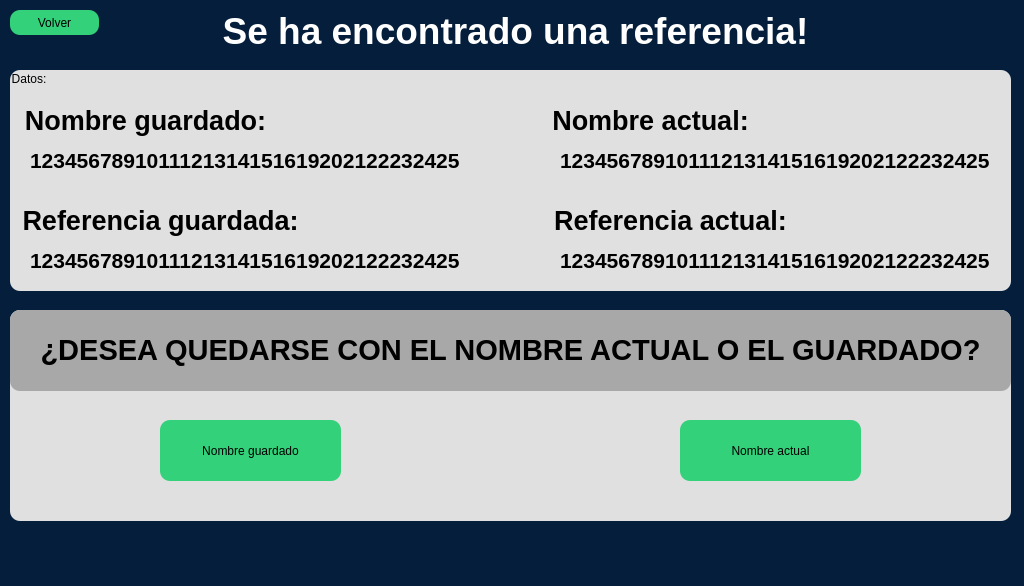
<?xml version="1.0" encoding="UTF-8"?>
<ui version="4.0">
 <class>MainWindow</class>
 <widget class="QMainWindow" name="MainWindow">
  <property name="geometry">
   <rect>
    <x>0</x>
    <y>0</y>
    <width>1024</width>
    <height>586</height>
   </rect>
  </property>
  <property name="windowTitle">
   <string>MainWindow</string>
  </property>
  <property name="styleSheet">
   <string notr="true">background-color: rgb(4, 30, 59);
font: 75 11pt &quot;Ubuntu&quot;;
border-radius: 10px;</string>
  </property>
  <widget class="QWidget" name="centralwidget">
   <widget class="QLabel" name="label_5">
    <property name="geometry">
     <rect>
      <x>0</x>
      <y>10</y>
      <width>1031</width>
      <height>41</height>
     </rect>
    </property>
    <property name="styleSheet">
     <string notr="true">font: 75 16pt &quot;Ubuntu&quot;;</string>
    </property>
    <property name="text">
     <string>&lt;html&gt;&lt;head/&gt;&lt;body&gt;&lt;p align=&quot;center&quot;&gt;&lt;span style=&quot; font-size:28pt; font-weight:600; color:#ffffff;&quot;&gt;Se ha encontrado una referencia!&lt;/span&gt;&lt;/p&gt;&lt;/body&gt;&lt;/html&gt;</string>
    </property>
   </widget>
   <widget class="QPushButton" name="pushButton">
    <property name="geometry">
     <rect>
      <x>10</x>
      <y>10</y>
      <width>89</width>
      <height>25</height>
     </rect>
    </property>
    <property name="styleSheet">
     <string notr="true">font: 75 11pt &quot;Ubuntu Bold&quot;;
background-color: rgb(51, 209, 122);
border-radius: 10px;</string>
    </property>
    <property name="text">
     <string>Volver</string>
    </property>
   </widget>
   <widget class="QLabel" name="label_7">
    <property name="geometry">
     <rect>
      <x>20</x>
      <y>100</y>
      <width>251</width>
      <height>41</height>
     </rect>
    </property>
    <property name="styleSheet">
     <string notr="true">font: 75 14pt &quot;Ubuntu&quot;;
background-color: rgb(224, 224, 224);</string>
    </property>
    <property name="text">
     <string>&lt;html&gt;&lt;head/&gt;&lt;body&gt;&lt;p align=&quot;center&quot;&gt;&lt;span style=&quot; font-size:20pt; font-weight:600;&quot;&gt;Nombre guardado:&lt;/span&gt;&lt;/p&gt;&lt;/body&gt;&lt;/html&gt;</string>
    </property>
   </widget>
   <widget class="QPushButton" name="pushButton_2">
    <property name="geometry">
     <rect>
      <x>160</x>
      <y>420</y>
      <width>181</width>
      <height>61</height>
     </rect>
    </property>
    <property name="styleSheet">
     <string notr="true">font: 75 11pt &quot;Ubuntu Bold&quot;;
background-color: rgb(51, 209, 122);
border-radius: 10px;</string>
    </property>
    <property name="text">
     <string>Nombre guardado</string>
    </property>
   </widget>
   <widget class="QPushButton" name="pushButton_3">
    <property name="geometry">
     <rect>
      <x>680</x>
      <y>420</y>
      <width>181</width>
      <height>61</height>
     </rect>
    </property>
    <property name="styleSheet">
     <string notr="true">font: 75 11pt &quot;Ubuntu Bold&quot;;
background-color: rgb(51, 209, 122);
border-radius: 10px;</string>
    </property>
    <property name="text">
     <string>Nombre actual</string>
    </property>
   </widget>
   <widget class="QLabel" name="label_10">
    <property name="geometry">
     <rect>
      <x>30</x>
      <y>140</y>
      <width>451</width>
      <height>41</height>
     </rect>
    </property>
    <property name="styleSheet">
     <string notr="true">background-color: rgb(224, 224, 224);font: 75 11pt &quot;Ubuntu&quot;;</string>
    </property>
    <property name="text">
     <string>&lt;html&gt;&lt;head/&gt;&lt;body&gt;&lt;p&gt;&lt;span style=&quot; font-size:16pt; font-weight:600;&quot;&gt;1234567891011121314151619202122232425&lt;/span&gt;&lt;/p&gt;&lt;/body&gt;&lt;/html&gt;</string>
    </property>
   </widget>
   <widget class="QLabel" name="label_11">
    <property name="geometry">
     <rect>
      <x>30</x>
      <y>240</y>
      <width>451</width>
      <height>41</height>
     </rect>
    </property>
    <property name="styleSheet">
     <string notr="true">background-color: rgb(224, 224, 224);
font: 75 11pt &quot;Ubuntu&quot;;</string>
    </property>
    <property name="text">
     <string>&lt;html&gt;&lt;head/&gt;&lt;body&gt;&lt;p&gt;&lt;span style=&quot; font-size:16pt; font-weight:600;&quot;&gt;1234567891011121314151619202122232425&lt;/span&gt;&lt;/p&gt;&lt;/body&gt;&lt;/html&gt;</string>
    </property>
   </widget>
   <widget class="QLabel" name="label_8">
    <property name="geometry">
     <rect>
      <x>20</x>
      <y>200</y>
      <width>281</width>
      <height>41</height>
     </rect>
    </property>
    <property name="styleSheet">
     <string notr="true">font: 75 14pt &quot;Ubuntu&quot;;background-color: rgb(224, 224, 224);</string>
    </property>
    <property name="text">
     <string>&lt;html&gt;&lt;head/&gt;&lt;body&gt;&lt;p align=&quot;center&quot;&gt;&lt;span style=&quot; font-size:20pt; font-weight:600;&quot;&gt;Referencia guardada:&lt;/span&gt;&lt;/p&gt;&lt;/body&gt;&lt;/html&gt;</string>
    </property>
   </widget>
   <widget class="QLabel" name="label_12">
    <property name="geometry">
     <rect>
      <x>560</x>
      <y>240</y>
      <width>451</width>
      <height>41</height>
     </rect>
    </property>
    <property name="styleSheet">
     <string notr="true">background-color: rgb(224, 224, 224);font: 75 11pt &quot;Ubuntu&quot;;</string>
    </property>
    <property name="text">
     <string>&lt;html&gt;&lt;head/&gt;&lt;body&gt;&lt;p&gt;&lt;span style=&quot; font-size:16pt; font-weight:600;&quot;&gt;1234567891011121314151619202122232425&lt;/span&gt;&lt;/p&gt;&lt;/body&gt;&lt;/html&gt;</string>
    </property>
   </widget>
   <widget class="QLabel" name="label_9">
    <property name="geometry">
     <rect>
      <x>410</x>
      <y>200</y>
      <width>521</width>
      <height>41</height>
     </rect>
    </property>
    <property name="styleSheet">
     <string notr="true">background-color: rgb(224, 224, 224);font: 75 14pt &quot;Ubuntu&quot;;</string>
    </property>
    <property name="text">
     <string>&lt;html&gt;&lt;head/&gt;&lt;body&gt;&lt;p align=&quot;center&quot;&gt;&lt;span style=&quot; font-size:20pt; font-weight:600;&quot;&gt;Referencia actual:&lt;/span&gt;&lt;/p&gt;&lt;/body&gt;&lt;/html&gt;</string>
    </property>
   </widget>
   <widget class="QLabel" name="label_13">
    <property name="geometry">
     <rect>
      <x>560</x>
      <y>140</y>
      <width>451</width>
      <height>41</height>
     </rect>
    </property>
    <property name="styleSheet">
     <string notr="true">background-color: rgb(224, 224, 224);font: 75 11pt &quot;Ubuntu&quot;;</string>
    </property>
    <property name="text">
     <string>&lt;html&gt;&lt;head/&gt;&lt;body&gt;&lt;p&gt;&lt;span style=&quot; font-size:16pt; font-weight:600;&quot;&gt;1234567891011121314151619202122232425&lt;/span&gt;&lt;/p&gt;&lt;/body&gt;&lt;/html&gt;</string>
    </property>
   </widget>
   <widget class="QLabel" name="label_14">
    <property name="geometry">
     <rect>
      <x>390</x>
      <y>100</y>
      <width>521</width>
      <height>41</height>
     </rect>
    </property>
    <property name="styleSheet">
     <string notr="true">font: 75 14pt &quot;Ubuntu&quot;;
background-color: rgb(224, 224, 224);</string>
    </property>
    <property name="text">
     <string>&lt;html&gt;&lt;head/&gt;&lt;body&gt;&lt;p align=&quot;center&quot;&gt;&lt;span style=&quot; font-size:20pt; font-weight:600;&quot;&gt;Nombre actual:&lt;/span&gt;&lt;/p&gt;&lt;/body&gt;&lt;/html&gt;</string>
    </property>
   </widget>
   <widget class="QGroupBox" name="groupBox">
    <property name="geometry">
     <rect>
      <x>10</x>
      <y>70</y>
      <width>1001</width>
      <height>221</height>
     </rect>
    </property>
    <property name="styleSheet">
     <string notr="true">background-color: rgb(224, 224, 224);
font: 75 20pt &quot;Ubuntu Bold&quot;;</string>
    </property>
    <property name="title">
     <string>Datos:</string>
    </property>
   </widget>
   <widget class="QGroupBox" name="groupBox_2">
    <property name="geometry">
     <rect>
      <x>10</x>
      <y>310</y>
      <width>1001</width>
      <height>211</height>
     </rect>
    </property>
    <property name="styleSheet">
     <string notr="true">background-color: rgb(224, 224, 224);
font: 75 20pt &quot;Ubuntu Bold&quot;;</string>
    </property>
    <property name="title">
     <string>Datos:</string>
    </property>
    <widget class="QLabel" name="label_6">
     <property name="geometry">
      <rect>
       <x>0</x>
       <y>0</y>
       <width>1001</width>
       <height>81</height>
      </rect>
     </property>
     <property name="styleSheet">
      <string notr="true">font: 75 11pt &quot;Ubuntu&quot;;
background-color: rgb(168, 168, 168);
</string>
     </property>
     <property name="text">
      <string>&lt;html&gt;&lt;head/&gt;&lt;body&gt;&lt;p&gt;&lt;span style=&quot; font-size:22pt; font-weight:600; color:#000000;&quot;&gt;¿DESEA QUEDARSE CON EL NOMBRE ACTUAL O EL GUARDADO?&lt;/span&gt;&lt;/p&gt;&lt;/body&gt;&lt;/html&gt;</string>
     </property>
     <property name="alignment">
      <set>Qt::AlignCenter</set>
     </property>
    </widget>
   </widget>
   <zorder>groupBox_2</zorder>
   <zorder>groupBox</zorder>
   <zorder>label_5</zorder>
   <zorder>pushButton</zorder>
   <zorder>label_7</zorder>
   <zorder>pushButton_2</zorder>
   <zorder>pushButton_3</zorder>
   <zorder>label_10</zorder>
   <zorder>label_11</zorder>
   <zorder>label_8</zorder>
   <zorder>label_12</zorder>
   <zorder>label_9</zorder>
   <zorder>label_13</zorder>
   <zorder>label_14</zorder>
  </widget>
  <widget class="QMenuBar" name="menubar">
   <property name="geometry">
    <rect>
     <x>0</x>
     <y>0</y>
     <width>1024</width>
     <height>22</height>
    </rect>
   </property>
  </widget>
  <widget class="QStatusBar" name="statusbar"/>
 </widget>
 <resources>
  <include location="../../Desktop/programacionApp/logos2.qrc"/>
  <include location="../../Desktop/programacionApp/logo1.qrc"/>
 </resources>
 <connections/>
</ui>
